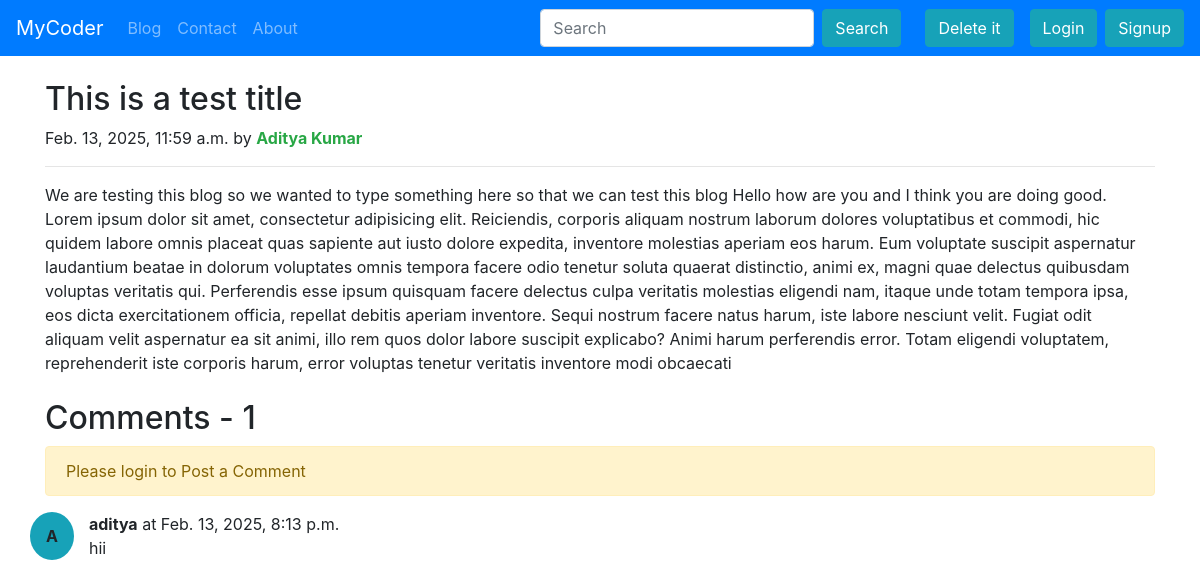
Page /blog/dummy-post on the earlier database version.
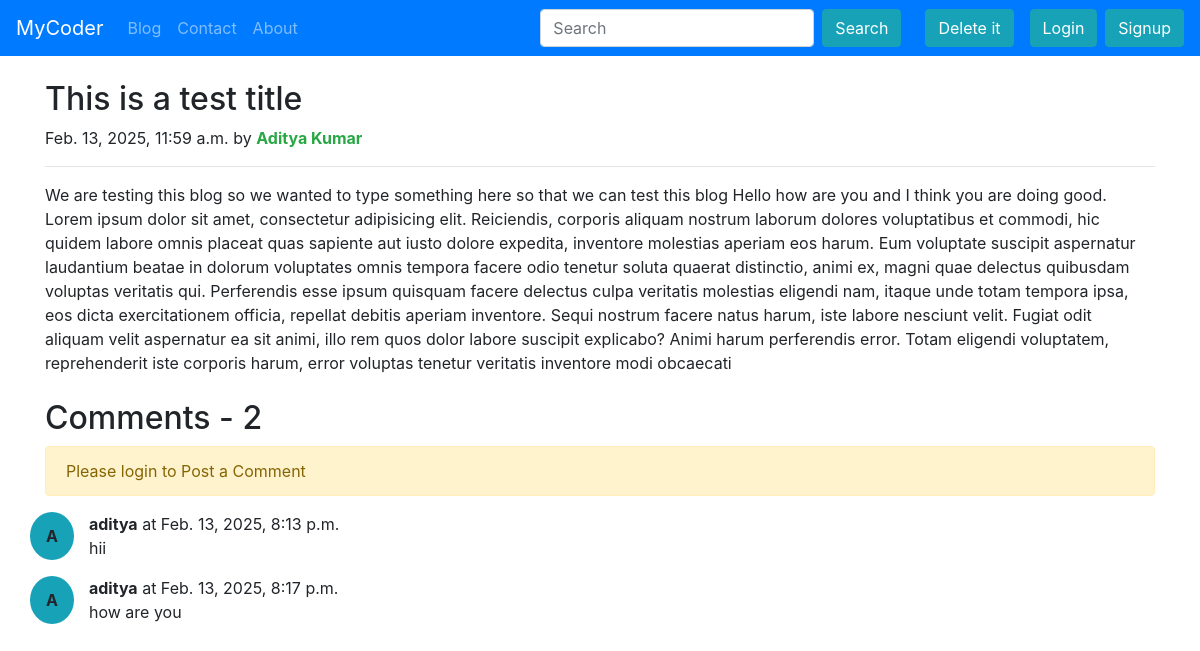
Same page on the later database version.
### blog/models.py (models this page shows, shortened)
class Post(models.Model):
    sno = models.AutoField(primary_key=True)
    title = models.CharField(max_length=50)
    content = models.TextField(max_length=100000)
    author = models.CharField(max_length=30)
    slug = models.CharField(max_length=30)
    timeStamp = models.DateTimeField(blank=True)

class BlogComment(models.Model):
    sno = models.AutoField(primary_key=True)
    comment = models.TextField()
    user = models.ForeignKey(User, on_delete=models.CASCADE)
    post = models.ForeignKey(Post, on_delete=models.CASCADE) # if post is deleted then also delete the comments
    parent = models.ForeignKey('self', on_delete=models.CASCADE, null=True)
    timeStamp = models.DateTimeField(default=now)

### blog/views.py (the view)
# urls.py: path('<str:slug>', views.blogPost, name='Blog Post'),
def blogPost(request, slug):
    post = Post.objects.get(slug=slug)
    comments = BlogComment.objects.filter(post=post)
    context = {'post': post, 'comments': comments, 'user': request.user}
    return render(request, 'blog/blogPost.html', context)

### templates/blog/blogPost.html (shortened to what this page needs)
{% extends "base.html" %}
{% block body %}
    <div class="container my-4">
        <div class="blog-post">
            <h2 class="blog-post-title">{{post.title}}</h2>
            <p class="blog-post-meta">{{post.timeStamp}} by <strong class="text-success">{{post.author}}</strong></p>
            <hr>
            <p>{{post.content}}</p>
        </div>
    </div>
    <div class="container">
        <h2>Comments - {{comments.count}}</h2>
        <div class="my-2">
            {% if not user.is_authenticated %}
                <div class="alert alert-warning" role="alert">
                    Please login to Post a Comment
                </div>
            {% endif %}
        </div>
        {% for comment in comments %}
        <div class="row my-3">
            <div class="bg-info d-flex justify-content-center align-items-center rounded-circle p-1 px-3"><b>{{comment.user.username|slice:"0:1"|upper}}</b></div>
            <div class="col-md-11 ">
                <b>{{comment.user.username}}</b> at {{comment.timeStamp}}
                <div>{{comment.comment}}</div>
            </div>
        </div>
        {% endfor %}
    </div>
{% endblock body %}

### templates/base.html (shortened to what this page needs)
<!DOCTYPE html>
<html lang="en">
  <head>
    <link rel="stylesheet" href="https://cdn.jsdelivr.net/npm/bootstrap@4.6.2/dist/css/bootstrap.min.css">
  </head>
  <nav class="navbar navbar-expand-lg navbar-dark bg-primary">
    <a class="navbar-brand" href="/">MyCoder</a>
    <div class="collapse navbar-collapse" id="navbarSupportedContent">
      <ul class="navbar-nav mr-auto">
        <li class="nav-item">
          <a class="nav-link {% block blog %}{% endblock blog %}" href="/blog">Blog</a>
        </li>
        <li class="nav-item">
          <a class="nav-link {% block contact %}{% endblock contact %}" href="/contact">Contact</a>
        </li>
        <li class="nav-item">
          <a class="nav-link {% block about %}{% endblock about %}" href="/about">About</a>
        </li>
      </ul>
      <form class="form-inline my-2 my-lg-0 mx-3" action="/search">
        <input class="form-control mr-sm-2" type="search" name='search' id="search" placeholder="Search" aria-label="Search">
        <button class="btn btn-info my-2 my-sm-0" type="submit">Search</button>
      </form>
      <a role="button" href="/admin" target="_blank" class="btn btn-info m-2 my-sm-0" type="submit">Delete it</a>
      {% if not user.is_authenticated %}
        <button type="button" class="btn btn-info mx-2" data-toggle="modal" data-target="#loginModal">
          Login
        </button>
        <button type="button" class="btn btn-info" data-toggle="modal" data-target="#signupModal">
          Signup
        </button>
      {% endif %}
    </div>
  </nav>
  {% block body %}{% endblock body %}
</html>

Differences in the rows shown:
added BlogComment: user.username "A", user.username "aditya", timeStamp "Feb. 13, 2025, 8:17 p.m.", comment "how are you"
Other differences:
{{ comments.count }}: "1" → "2"
